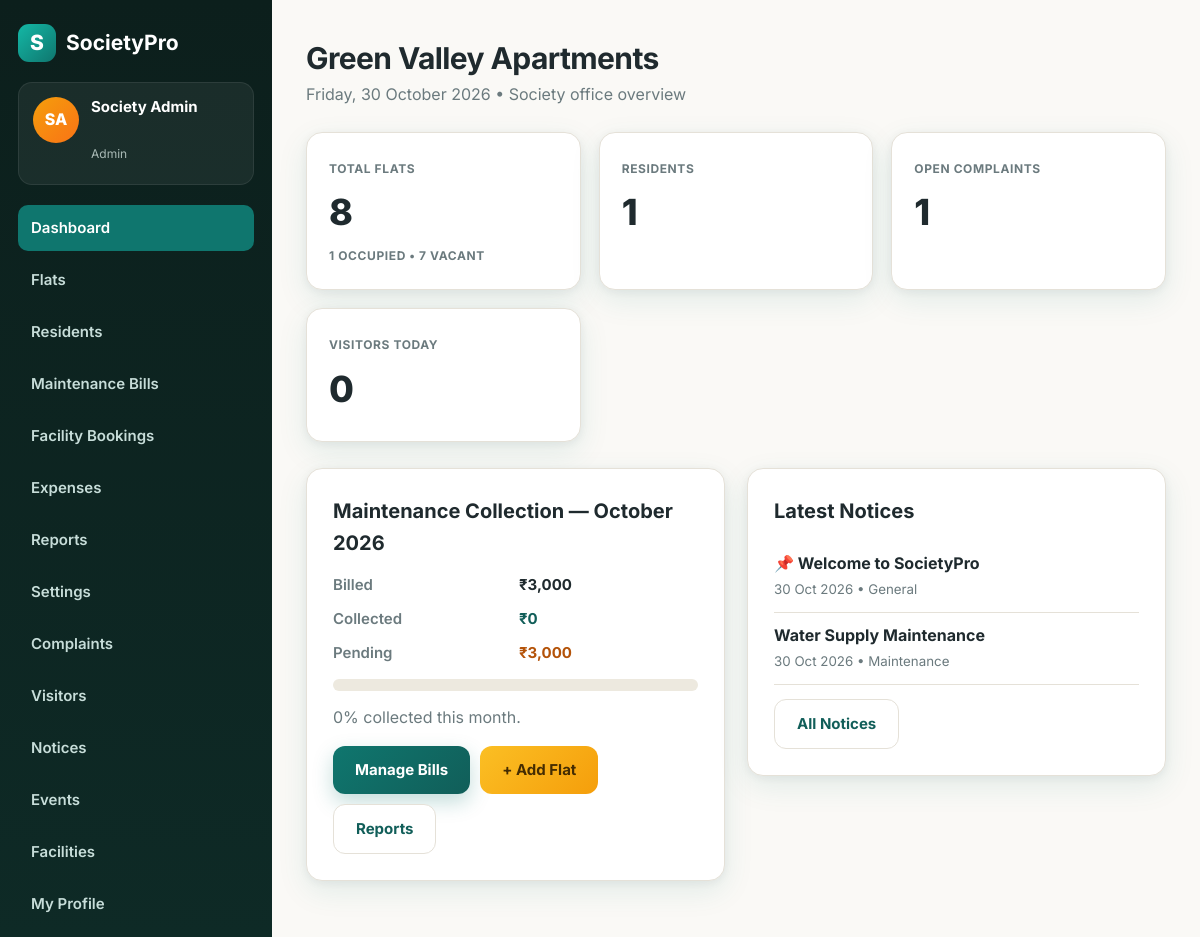
/dashboard.php (signed in), run on the app's committed database.
### tables this page shows
CREATE TABLE IF NOT EXISTS `notices` (
  `id` int(11) NOT NULL AUTO_INCREMENT,
  `title` varchar(200) NOT NULL,
  `body` text NOT NULL,
  `category` varchar(50) NOT NULL DEFAULT 'General',
  `is_pinned` tinyint(1) NOT NULL DEFAULT 0,
  `posted_by` int(11) DEFAULT NULL,
  `created_at` datetime NOT NULL DEFAULT current_timestamp(),
  PRIMARY KEY (`id`)
);

### includes/functions.php (called while the page is built, shortened)
<?php
function e(?string $v): string { return htmlspecialchars((string)$v, ENT_QUOTES, 'UTF-8'); }
function current_user(): ?array { return $_SESSION['user'] ?? null; }
function is_admin(): bool { return (current_user()['role'] ?? '') === 'admin'; }
function settings_all(PDO $db): array {
    static $cache = null;
    if ($cache === null) {
        $cache = [];
        try { foreach ($db->query('SELECT skey, svalue FROM settings') as $row) $cache[$row['skey']] = $row['svalue']; }
        catch (Throwable $ex) { $cache = []; }
    }
    return $cache;
}
function setting(PDO $db, string $key, string $default = ''): string {
    $all = settings_all($db);
    return $all[$key] ?? $default;
}
function inr(float $amount): string {
    $neg = $amount < 0;
    $amount = abs($amount);
    $parts = explode('.', number_format($amount, 2, '.', ''));
    $int = $parts[0];
    if (strlen($int) > 3) {
        $last3 = substr($int, -3);
        $rest = substr($int, 0, -3);
        $rest = preg_replace('/\B(?=(\d{2})+(?!\d))/', ',', $rest);
        $int = $rest . ',' . $last3;
    }
    $dec = ($parts[1] ?? '00') !== '00' ? '.' . $parts[1] : '';
    return ($neg ? '-₹' : '₹') . $int . $dec;
}

### dashboard.php (the view, shortened to what this page needs)
<?php
require_once __DIR__ . '/includes/functions.php';
$db = db();
$month = date('Y-m');
require_once __DIR__ . '/includes/header.php';
?>
<?php if (is_admin()):
    $totalFlats = (int)$db->query('SELECT COUNT(*) FROM flats')->fetchColumn();
    $occupied = (int)$db->query("SELECT COUNT(DISTINCT flat_id) FROM users WHERE role = 'resident' AND is_active = 1 AND flat_id IS NOT NULL")->fetchColumn();
    $residents = (int)$db->query("SELECT COUNT(*) FROM users WHERE role = 'resident' AND is_active = 1")->fetchColumn();
    $stmt = $db->prepare('SELECT COALESCE(SUM(total_amount),0) AS billed, COALESCE(SUM(paid_amount),0) AS collected FROM bills WHERE bill_month = ?');
    $stmt->execute([$month]);
    $sum = $stmt->fetch();
    $billed = (float)$sum['billed']; $collected = (float)$sum['collected'];
    $pct = $billed > 0 ? (int)round($collected / $billed * 100) : 0;
    $openComplaints = (int)$db->query("SELECT COUNT(*) FROM complaints WHERE status IN ('open','in_progress')")->fetchColumn();
    $visitorsToday = $db->prepare('SELECT COUNT(*) FROM visitors WHERE DATE(in_time) = ?');
    $visitorsToday->execute([date('Y-m-d')]);
    $visitorsToday = (int)$visitorsToday->fetchColumn();
    $recentNotices = $db->query('SELECT * FROM notices ORDER BY is_pinned DESC, id DESC LIMIT 3')->fetchAll();
?>
<div class="page-head"><h1><?= e(setting($db, 'society_name', 'My Society')) ?></h1><p><?= e(date('l, d F Y')) ?> &bull; Society office overview</p></div>
<div class="stats">
  <div class="stat-card"><small>Total Flats</small><div class="num"><?= $totalFlats ?></div><small><?= $occupied ?> occupied &bull; <?= $totalFlats - $occupied ?> vacant</small></div>
  <div class="stat-card"><small>Residents</small><div class="num"><?= $residents ?></div></div>
  <div class="stat-card"><small>Open Complaints</small><div class="num"><?= $openComplaints ?></div></div>
  <div class="stat-card"><small>Visitors Today</small><div class="num"><?= $visitorsToday ?></div></div>
</div>
<div class="detail-grid">
  <div class="card">
    <h2>Maintenance Collection — <?= e(date('F Y')) ?></h2>
    <dl class="kv">
      <dt>Billed</dt><dd><strong><?= e(inr($billed)) ?></strong></dd>
      <dt>Collected</dt><dd><strong style="color:var(--teal-dark)"><?= e(inr($collected)) ?></strong></dd>
      <dt>Pending</dt><dd><strong style="color:#B45309"><?= e(inr($billed - $collected)) ?></strong></dd>
    </dl>
    <div class="progress" style="margin:14px 0"><div style="width:<?= $pct ?>%"></div></div>
    <p style="color:var(--muted)"><?= $pct ?>% collected this month<?php if ($billed == 0): ?> — no bills generated yet for this month<?php endif; ?>.</p>
    <div style="display:flex;gap:10px;flex-wrap:wrap;margin-top:16px">
      <a class="btn" href="bills.php?month=<?= e($month) ?>">Manage Bills</a>
      <a class="btn btn-amber" href="flat-add.php">+ Add Flat</a>
      <a class="btn btn-light" href="reports.php">Reports</a>
    </div>
  </div>
  <div class="card">
    <h2>Latest Notices</h2>
    <?php foreach ($recentNotices as $n): ?>
    <div style="padding:10px 0;border-bottom:1px solid var(--line)">
      <strong><?= $n['is_pinned'] ? '📌 ' : '' ?><?= e($n['title']) ?></strong><br>
      <small style="color:var(--muted)"><?= e(date('d M Y', strtotime($n['created_at']))) ?> &bull; <?= e($n['category']) ?></small>
    </div>
    <?php endforeach; ?>
    <div style="margin-top:14px"><a class="btn btn-light" href="notices.php">All Notices</a></div>
  </div>
</div>
<?php endif; ?>
<?php require_once __DIR__ . '/includes/footer.php'; ?>

### assets/css/style.css (style rules this page uses)
:root { --paper:#FAF9F6; --card:#FFFFFF; --ink:#1F2A2E; --muted:#6B7A7E; --teal:#0F766E; --teal-dark:#115E59; --teal-soft:#E3F2EF; --amber:#F59E0B; --line:#E5E1D8; --danger:#DC2626; --success:#15803D; --radius:16px; --shadow:0 10px 30px rgba(15,118,110,.10), 0 2px 8px rgba(31,42,46,.06); }
* { margin:0;padding:0;box-sizing:border-box }
body { font-family:'Inter',system-ui,-apple-system,Segoe UI,Roboto,sans-serif;background:var(--paper);color:var(--ink);line-height:1.6 }
a { color:var(--teal);text-decoration:none }
.btn { display:inline-flex;align-items:center;justify-content:center;gap:8px;background:linear-gradient(135deg,var(--teal),var(--teal-dark));color:#fff!important;border:none;padding:12px 22px;border-radius:12px;font-weight:700;font-size:15px;cursor:pointer;box-shadow:0 8px 20px rgba(15,118,110,.25);transition:.2s;text-decoration:none!important }
.btn-light { background:#fff;color:var(--teal-dark)!important;box-shadow:none;border:1px solid var(--line) }
.btn-amber { background:linear-gradient(135deg,#FBBF24,var(--amber));color:#442C02!important;box-shadow:none }
.page-head { margin-bottom:24px }
.page-head h1 { font-size:30px;letter-spacing:-.6px }
.page-head p { color:var(--muted) }
.stats { display:grid;grid-template-columns:repeat(auto-fit,minmax(210px,1fr));gap:18px;margin-bottom:26px }
.stat-card { background:var(--card);border:1px solid var(--line);border-radius:var(--radius);padding:22px;box-shadow:var(--shadow) }
.stat-card small { color:var(--muted);font-weight:700;text-transform:uppercase;letter-spacing:.05em;font-size:12px }
.stat-card .num { font-size:36px;font-weight:800;letter-spacing:-1px;margin-top:4px }
.card { background:var(--card);border:1px solid var(--line);border-radius:var(--radius);box-shadow:var(--shadow);padding:26px;margin-bottom:22px }
.card h2 { font-size:20px;margin-bottom:14px }
.kv { display:grid;grid-template-columns:170px 1fr;gap:10px 16px;font-size:15px }
.kv dt { color:var(--muted);font-weight:600 }
.kv dd { font-weight:600 }
.detail-grid { display:grid;grid-template-columns:1fr 1fr;gap:22px;align-items:start }
.progress { height:12px;background:#EDE9DF;border-radius:99px;overflow:hidden }

### data on the page
notices: title "Welcome to SocietyPro", created_at "30 Oct 2026", category "General"
notices: title "Water Supply Maintenance", created_at "30 Oct 2026", category "Maintenance"

### other printed values
initials($u['name']) "SA"
$u['name'] "Society Admin"
$u['role'] "Admin"
setting($db, 'society_name', 'My Society') "Green Valley Apartments"
$totalFlats "8"
$occupied "1"
$totalFlats - $occupied "7"
$residents "1"
$openComplaints "1"
$visitorsToday "0"
inr($billed) "₹3,000"
inr($collected) "₹0"
inr($billed - $collected) "₹3,000"
$pct "0"
